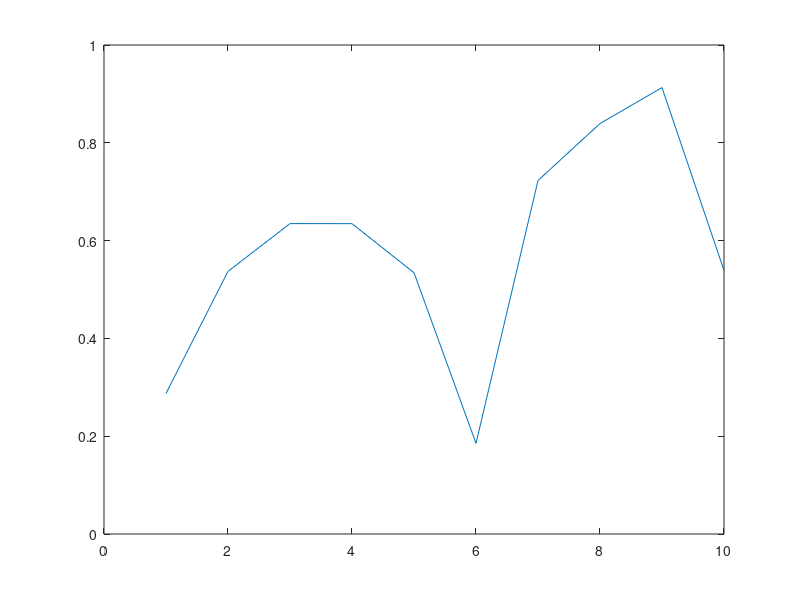
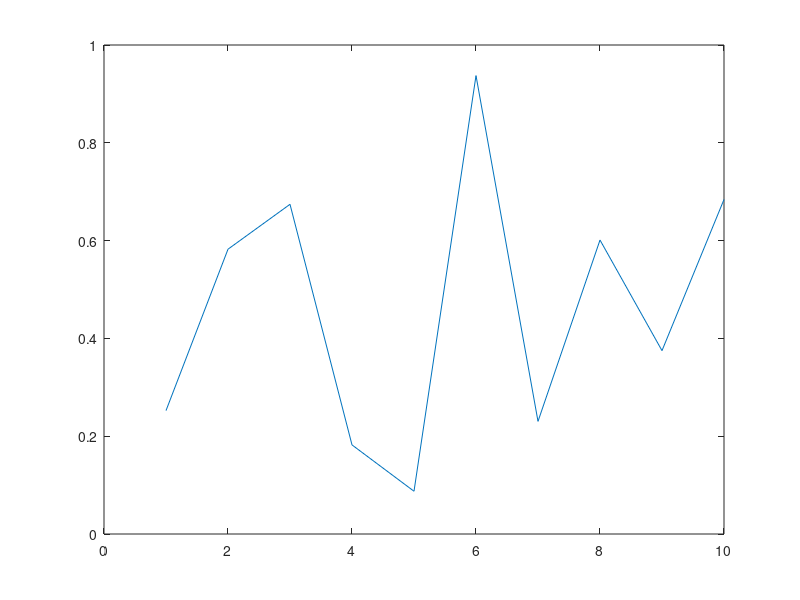
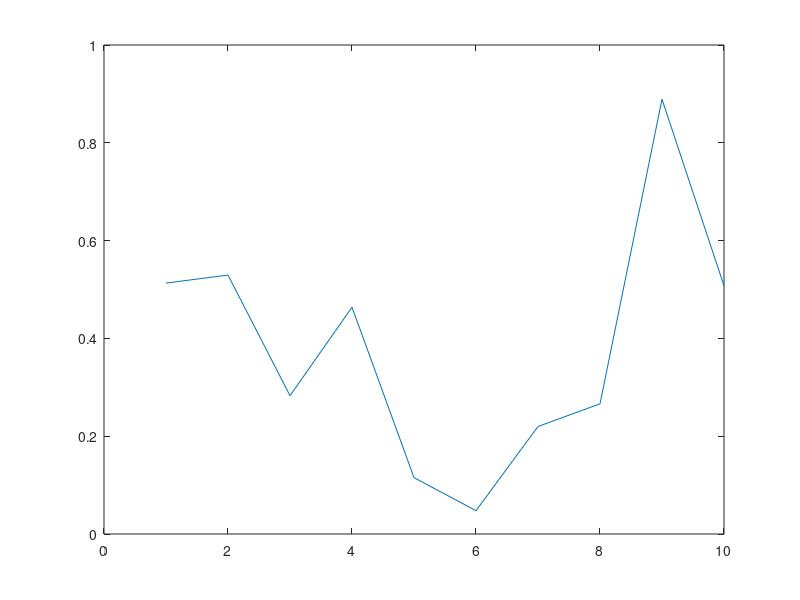
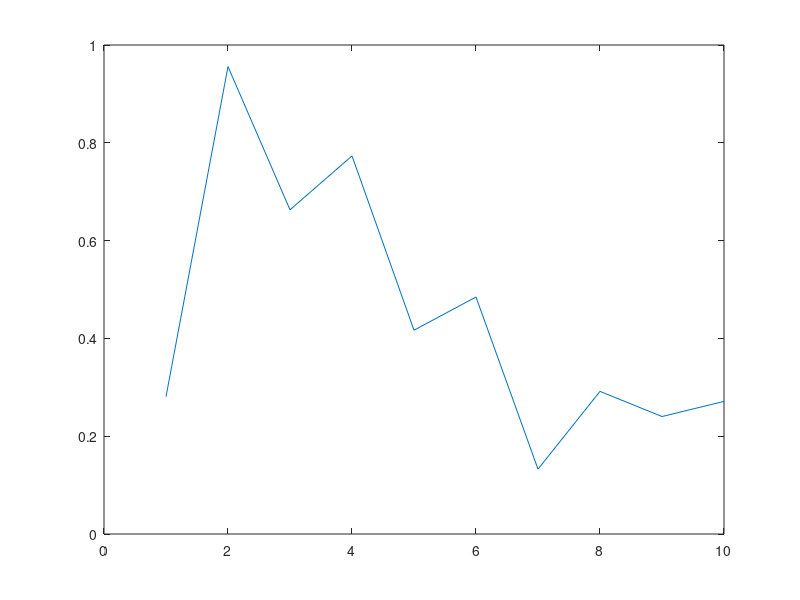

MATLAB code for these plots, in order:
set(0,'DefaultFigureWindowStyle','normal')

h1 = figure; 
plot(rand(1, 10)); 
% Make figure fit in upper left quadrant..
set(gcf, 'Units', 'Normalized', 'OuterPosition', [0, 0.5, 0.5, 0.5]);
h2 = figure; 
plot(rand(1, 10)); 
% Make figure fit in upper right quadrant..
set(gcf, 'Units', 'Normalized', 'OuterPosition', [0.5, 0.5, 0.5, 0.5]);
h3 = figure; 
plot(rand(1, 10)); 
% Make figure fit in lower left quadrant..
set(gcf, 'Units', 'Normalized', 'OuterPosition', [0, 0, 0.5, 0.5]);
h4 = figure; 
plot(rand(1, 10)); 
% Make figure fit in lower left quadrant..
set(gcf, 'Units', 'Normalized', 'OuterPosition', [0.5, 0, 0.5, 0.5]);